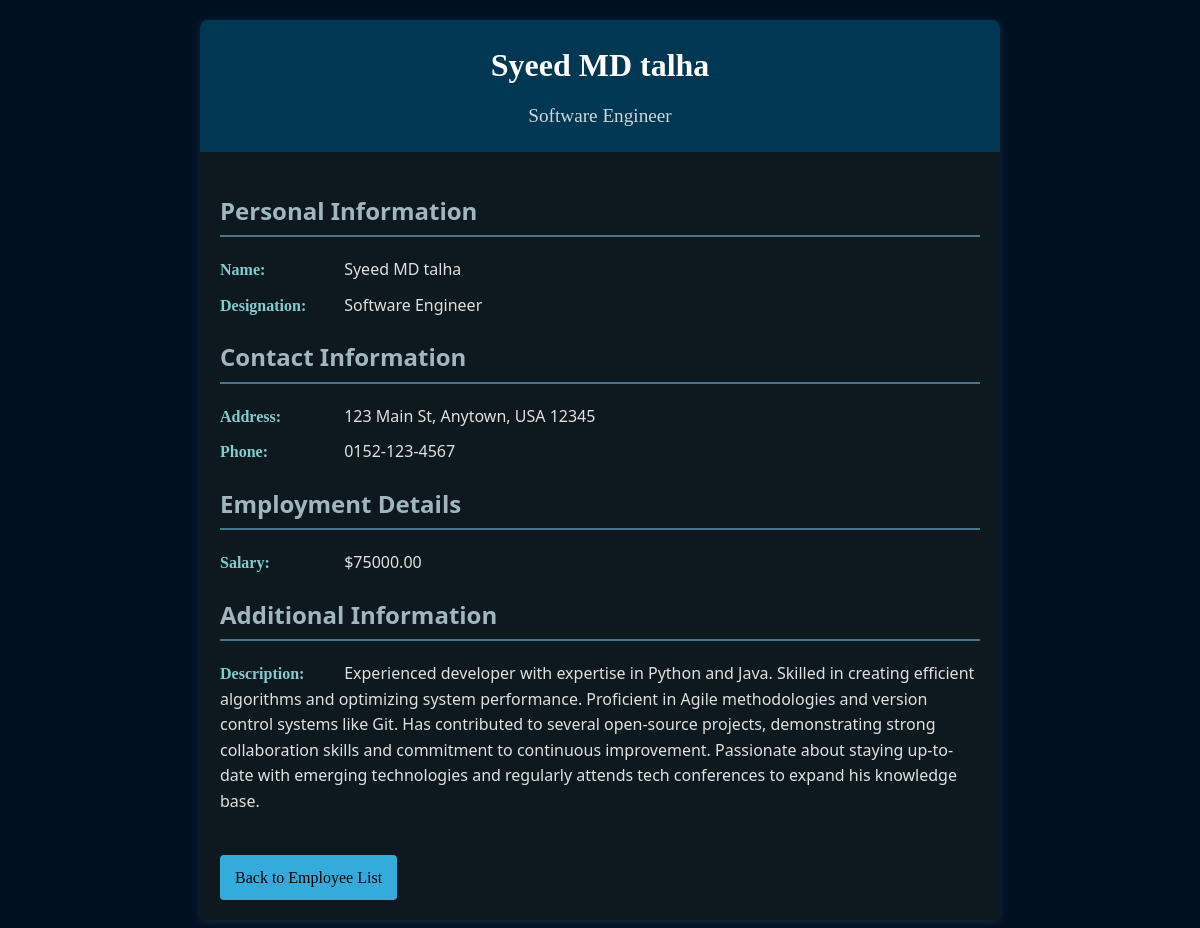
Page /employees/3/ on the committed database.
### employees/models.py (models this page shows, shortened)
class Employee(models.Model):
    name = models.CharField(max_length=200, validators=[RegexValidator(r'^[a-zA-Z ]+$', 'Name must contain only letters and spaces')])
    address = models.CharField(
        max_length=300,
        validators=[RegexValidator(r'^[a-zA-Z0-9 ,.-]+$', 'Address must contain only letters, numbers, spaces, and the characters , . -')]
    )
    phone_number = models.CharField(
        max_length=15,
        validators=[
            RegexValidator(r'^[\d\s\-\+]+$', 'Phone number must contain only digits, spaces, dashes, or a plus sign'),
            RegexValidator(r'^.{7,15}$', 'Phone number must be between 7 and 15 characters')
        ],
        unique=True
    )
    salary = models.DecimalField(
        max_digits=10,
        decimal_places=2,
        validators=[MinValueValidator(0.01, 'Salary must be a positive number')]
    )
    designation = models.CharField(
        max_length=100,
        validators=[RegexValidator(r'^[a-zA-Z ]+$', 'Designation must contain only letters and spaces')]
    )
    description = models.TextField()

### employees/views.py (the view)
# urls.py: path('employees/<int:employee_id>/', views.employee_details, name='employee_detail'),
def employee_details(request,employee_id):
    employee_details = get_object_or_404(Employee, id=employee_id)
    return render(request, 'employees/employee_details.html', {'employee': employee_details })

### employees/templates/employees/employee_details.html (shortened to what this page needs)
{% load static %}
<!DOCTYPE html>
<html lang="en">
<head>
    <link rel="stylesheet" href="{% static 'css/employee_details.css' %}">
</head>
<body>
    <div class="container">
        <div class="employee-header">
            <h1>{{ employee.name }}</h1>
            <p>{{ employee.designation }}</p>
        </div>
        <div class="employee-info">
            <div class="info-group">
                <h2>Personal Information</h2>
                <div class="info-item">
                    <strong>Name:</strong> {{ employee.name }}
                </div>
                <div class="info-item">
                    <strong>Designation:</strong> {{ employee.designation }}
                </div>
            </div>
            <div class="info-group">
                <h2>Contact Information</h2>
                <div class="info-item">
                    <strong>Address:</strong> {{ employee.address }}
                </div>
                <div class="info-item">
                    <strong>Phone:</strong> {{ employee.phone_number }}
                </div>
            </div>
            <div class="info-group">
                <h2>Employment Details</h2>
                <div class="info-item">
                    <strong>Salary:</strong> ${{ employee.salary }}
                </div>
            </div>
            <div class="info-group">
                <h2>Additional Information</h2>
                <div class="info-item">
                    <strong>Description:</strong> {{ employee.description }}
                </div>
            </div>
            <a href="{% url 'home' %}" class="back-link">Back to Employee List</a>
        </div>
    </div>
</body>
</html>

### employees/static/css/employee_details.css (style rules this page uses)
body { font-family: 'Segoe UI', Tahoma, Geneva, Verdana, sans-serif; line-height: 1.6; color: #e0e0e0; background-color: #001023; margin: 0; padding: 20px; }
.container { max-width: 800px; margin: 0 auto; background-color: #0d191f; border-radius: 8px; box-shadow: 0 2px 10px rgba(255, 255, 255, 0.1); overflow: hidden; }
.employee-header { background-color: #003752; color: #ffffff; padding: 20px; text-align: center; font-family: cursive; }
.employee-header h1 { margin: 0; font-size: 2em; }
.employee-header p { margin: 10px 0 0; font-size: 1.2em; opacity: 0.8; }
.employee-info { padding: 20px; }
.info-group { margin-bottom: 20px; }
.info-group h2 { color: #bdd5dad6; border-bottom: 2px solid #457693; padding-bottom: 5px; }
.info-item { margin-bottom: 10px; }
.info-item strong { display: inline-block; width: 120px; color:#9cf4f4d1; font-family: cursive; }
.back-link { display: inline-block; margin-top: 20px; padding: 10px 15px; background-color: #34acdb; color: black; text-decoration: none; border-radius: 4px; transition: background-color 0.3s ease; font-family: cursive; }

### rows in the picture
Employee: name "Syeed MD talha", designation "Software Engineer", address "123 Main St, Anytown, USA 12345", phone_number "0152-123-4567", salary "75000.00", description "Experienced developer with expertise in Python and Java. Skilled in creating efficient algorithms and optimizing system performance. Proficient in Agile methodologies and version control systems like Git. Has contributed to several open-source projects, demonstrating strong collaboration skills and commitment to continuous improvement. Passionate about staying up-to-date with emerging technologies and regularly attends tech conferences to expand his knowledge base."
